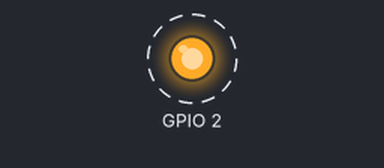
Bench run of a sketch on a simulated ESP32. Parts: output pins drawn as LEDs (lit = HIGH). Dashed ring = blinking. What the sketch prints to the serial monitor is not drawn.

Above: at 0.5 s.
Timing chart, 0 to 4.6 s (numbered marks = the images above):
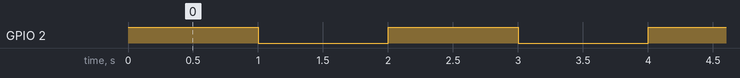

Measured:
- by itself, GPIO 2: alternates HIGH for 1.0 s and LOW for 1.0 s

The sketch:

code.ino
```cpp
void LEDTask(void *pvParameters);
void SerialTask(void *pvParameters);

void setup(){

    Serial.begin(115200);
    pinMode(2,OUTPUT);


    xTaskCreate(
    LEDTask,
    "LED",
    2048,
    NULL,
    1,
    NULL
);

xTaskCreate(
    SerialTask,
    "Serial",
    2048,
    NULL,
    1,
    NULL
);

}

void loop(){

}

void LEDTask(void *pvParameters)
{
    while(1)
    {
        digitalWrite(2,HIGH);  //LED high


    vTaskDelay(pdMS_TO_TICKS(1000));

    digitalWrite(2,LOW);      //LED low

    vTaskDelay(pdMS_TO_TICKS(1000));
    }
}

void SerialTask(void *pvparameters)
{
    while(1)
    {
        Serial.println("Serial Task Running");

        vTaskDelay(pdMS_TO_TICKS(1000));
    }
}
```
